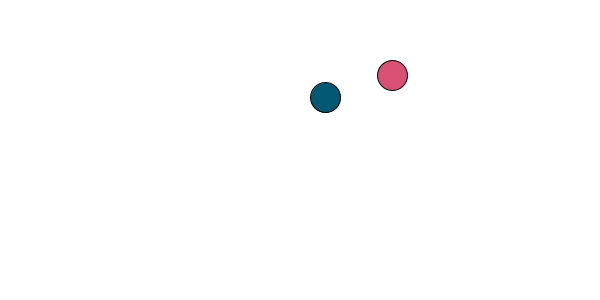
Frame 1 (no input)
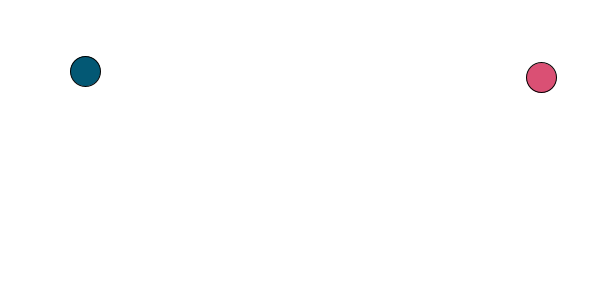
Frame 60 (the mouse pressed at the canvas centre just before this capture)
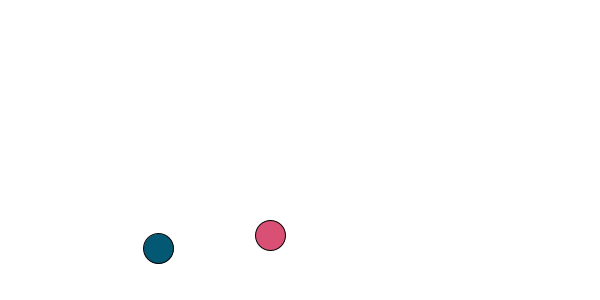
Frame 120 (the mouse held since frame 60 and released just before this capture)

The Processing sketch that drew these frames (run headless with seeded random() and noise(); from frame 60 on, the mouse is pressed at the canvas centre):

// Processing sketch: intro_functions
// ── intro_functions.pde
float ballX, ballY, speedX, speedY, ballR, ballG, ballB;
float ballX2, ballY2, speedX2, speedY2, ballR2, ballG2, ballB2;


void setup() {
  size(600, 300);
  initializeBall();
}

void draw() {
  background(255);
  moveBall();
  bounceBall();
  drawBall();
}


// ── functions.pde
void initializeBall() {
  ballX = random(width);
  ballY = random(height);
  speedX = random(-5, 5);
  speedY = random(-5, 5);
  ballR = random (255);
  ballG = random (255);
  ballB = random (255);

  ballX2 = random(width);
  ballY2 = random(height);
  speedX2 = random(-5, 5);
  speedY2 = random(-5, 5);
  ballR2 = random (255);
  ballG2 = random (255);
  ballB2 = random (255);
}


void moveBall() {
  ballX += speedX;
  ballY += speedY;

  ballX2 += speedX2;
  ballY2 += speedY2;
}

void bounceBall() {
  if (ballX > width || ballX < 0) speedX= - speedX;
  if (ballY > height || ballY < 0) speedY= - speedY;

  if (ballX2 > width || ballX2 < 0) speedX2= - speedX2;
  if (ballY2 > height || ballY2 < 0) speedY2= - speedY2;
}

void drawBall() {
  fill (ballR, ballG, ballB);
  ellipse(ballX, ballY, 30, 30);

  fill (ballR2, ballG2, ballB2);
  ellipse(ballX2, ballY2, 30, 30);
}
